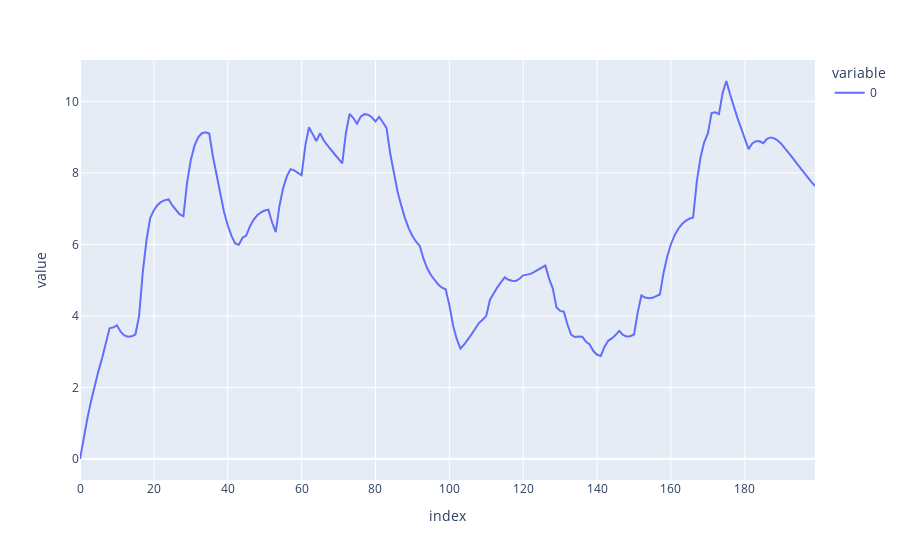

This figure's notebook cell:
### Code cell
px.line(soma_np[5][:, 1])

### Figure 1 — Plotly figure (JSON) as saved in the notebook; plotly's stock layout.template omitted (floating-point values rounded to 4 significant figures; data arrays with more than 128 entries replaced by an {"elided": "..."} marker saying what was removed)
{"data": [{"hovertemplate": "variable=0<br>index=%{x}<br>value=%{y}<extra></extra>", "legendgroup": "0", "line": {"color": "#636efa", "dash": "solid"}, "mode": "lines", "name": "0", "orientation": "v", "showlegend": true, "type": "scatter", "x": {"elided": "200 int values"}, "xaxis": "x", "y": {"elided": "200 float values"}, "yaxis": "y"}], "layout": {"legend": {"title": {"text": "variable"}, "tracegroupgap": 0}, "margin": {"t": 60}, "xaxis": {"anchor": "y", "domain": [0, 1], "title": {"text": "index"}}, "yaxis": {"anchor": "x", "domain": [0, 1], "title": {"text": "value"}}}}
